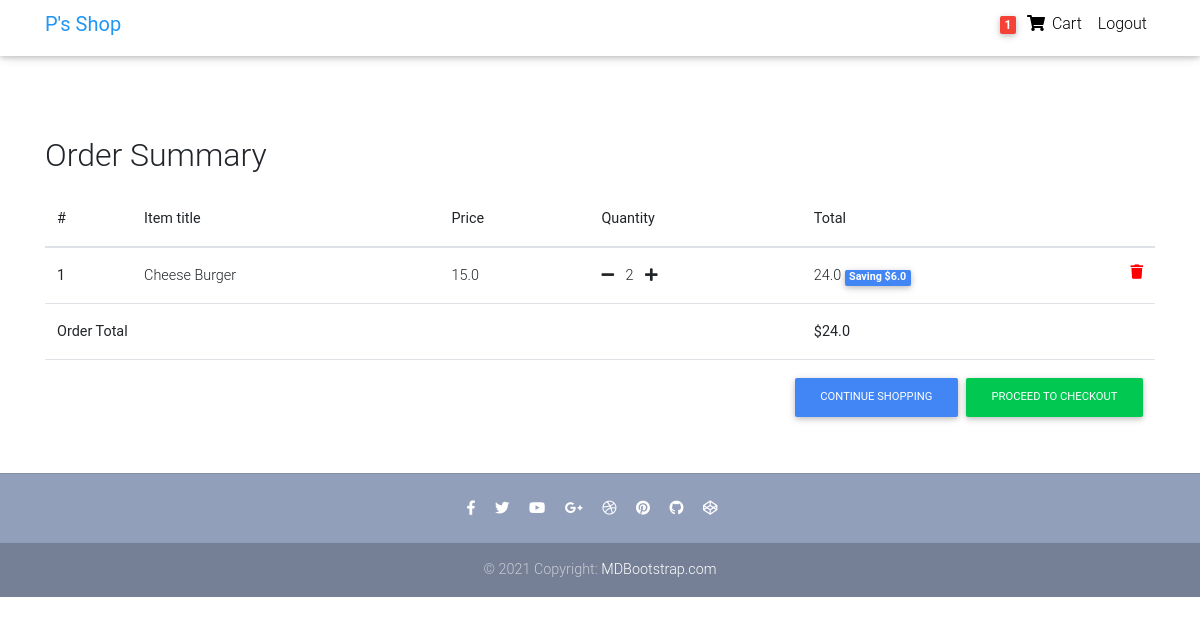
The app's page /order/order-summary/ (signed in) with its own data.
### Order/models.py (models this page shows, shortened)
class Order(models.Model):
    user = models.ForeignKey(settings.AUTH_USER_MODEL, on_delete=models.CASCADE)
    ref_code = models.CharField(max_length=20, blank=True, null=True)
    items = models.ManyToManyField(OrderItem)
    start_date = models.DateTimeField(auto_now_add=True)
    ordered_date = models.DateTimeField()
    ordered = models.BooleanField(default=False)
    shipping_address = models.ForeignKey('Address', related_name="shipping_address", on_delete=models.SET_NULL, blank=True, null=True)
    billing_address = models.ForeignKey('Address', related_name="billing_address", on_delete=models.SET_NULL, blank=True, null=True)
    payment = models.ForeignKey('Payment', on_delete=models.SET_NULL, blank=True, null=True)
    coupon = models.ForeignKey("Coupon", on_delete=models.SET_NULL, blank=True, null=True)
    Being_delivered = models.BooleanField(default=False)
    Received = models.BooleanField(default=False)
    refund_requested = models.BooleanField(default=False)
    refund_granted = models.BooleanField(default=False)
    def get_total(self):
        total = 0
        amount = models.FloatField()
        for order_item in self.items.all():
            total += order_item.get_final_price()
        if self.coupon:
            total -= self.coupon.amount
        return total

class OrderItem(models.Model):
    user = models.ForeignKey(settings.AUTH_USER_MODEL,
                                on_delete=models.CASCADE)
    ordered = models.BooleanField(default=False)
    item = models.ForeignKey(Item, on_delete=models.CASCADE)
    quantity = models.IntegerField(default=1)
    def get_total_item_price(self):
        return self.quantity * self.item.price
    def get_total_discount_price(self):
        return self.quantity * self.item.discount_price
    def get_amount_saved(self):
        return self.get_total_item_price() - self.get_total_discount_price()
    def get_final_price(self):
        if self.item.discount_price:
            return self.get_total_discount_price()
        else:
            return self.get_total_item_price()

class Item(models.Model):
    title = models.CharField(max_length=100)
    price = models.FloatField()
    discount_price = models.FloatField(blank=True, null=True)
    category = models.CharField(choices=CATEGORY_CHOICES, max_length=3)
    label =  models.CharField(choices=LABEL_CHOICES, max_length=1)
    slug = models.SlugField()
    description = models.TextField()
    image = models.ImageField()

### Order/views.py (the view)
# urls.py: path('order-summary/', OrderSummaryView.as_view(), name="order_summary"),
class OrderSummaryView(LoginRequiredMixin, View):
    def get(self, *args, **kwargs):
        try:
            order = Order.objects.get(user=self.request.user, ordered=False)
            context = {
                "object": order,
            }
            return render(self.request, 'Order/order_summary.html', context)
        except ObjectDoesNotExist:
            messages.error(self.request, "You do not have an active order")
            return redirect("item_list")

### Order/templatetags/cart_template_tags.py (called while the page is built)
@register.filter
def cart_item_count(user):
    if user.is_authenticated:
        qs = Order.objects.filter(user=user, ordered=False)
        if qs.exists():
            return qs[0].items.count()
    return 0

### Order/templates/Order/order_summary.html (shortened to what this page needs)
{% load static %}
{% load cart_template_tags %}
<!DOCTYPE html>
<html lang="en">
<head>
  <link rel="stylesheet" href="https://use.fontawesome.com/releases/v5.11.2/css/all.css">
  <link href="{% static 'Order/css/bootstrap.min.css' %}" rel="stylesheet">
  <link href="{% static 'Order/css/mdb.min.css' %}" rel="stylesheet">
  <link href="{% static 'Order/css/style.min.css' %}" rel="stylesheet">
</head>
<body>
  <nav class="navbar fixed-top navbar-expand-lg navbar-light white scrolling-navbar pt-lg-1">
    <div class="container">
      <a class="navbar-brand waves-effect" href="{% url 'index' %}" target="_self">
        <strong class="blue-text">P's Shop</strong>
      </a>
      <div class="collapse navbar-collapse" id="navbarSupportedContent">
        <ul class="navbar-nav nav-flex-icons">
          {% if request.user.is_authenticated %}
          <li class="nav-item">
            <a class="nav-link waves-effect">
              <span class="badge red z-depth-1 mr-1"> {{request.user|cart_item_count }} </span>
              <i class="fas fa-shopping-cart"></i>
              <span class="clearfix d-none d-sm-inline-block"> Cart </span>
            </a>
          </li>
          <li class="nav-item">
            <a class="nav-link waves-effect" href="{% url 'logout' %}">
              <span class="clearfix d-none d-sm-inline-block">Logout</span>
            </a>
          </li>
          {% endif %}
        </ul>
      </div>
    </div>
  </nav>
  <div class="mt-5 pt-3">
  </div>
  <main>
    <div class="container mt-lg-5">
        <div class="table-responsive text-nowrap">
        <h2 class="mt-4">Order Summary</h2>
        <table class="table mt-lg-3">
            <thead>
                <tr>
                    <th scope="col">#</th>
                    <th scope="col">Item title</th>
                    <th scope="col">Price</th>
                    <th scope="col">Quantity</th>
                    <th scope="col">Total</th>
                </tr>
            </thead>
            <tbody>
            {% for order_item in object.items.all %}
                <tr>
                    <th scope="row">{{ forloop.counter }}</th>
                    <td>{{ order_item.item.title }}</td>
                    <td>{{ order_item.item.price }}</td>
                    <td>
                        <a href="{% url 'remove_single_item_from_cart' order_item.item.slug %}"><i class="fas fa-minus mr-2"></i></a>
                        {{ order_item.quantity }}
                        <a href="{% url 'add_to_cart' order_item.item.slug %}"><i class="fas fa-plus ml-2"></i></a>
                    </td>
                    <td>
                        {% if order_item.item.discount_price %}
                            {{ order_item.get_total_discount_price }}
                            <span class="badge badge-primary">Saving ${{ order_item.get_amount_saved }}</span>
                        {% else %}
                            ${{ order_item.get_total_item_price }}
                        {% endif %}
                        <a style="color: red;" href="{% url 'remove_from_cart' order_item.item.slug %}"><i class="fas fa-trash float-right"></i></a>
                    </td>
                </tr>
             {% endfor %}
             {% if object.get_total %}
             <tr>
                 <td colspan="4"><b>Order Total</b></td>
                <td><strong>${{ object.get_total}}</strong></td>
            </tr>
            <tr>
                <td colspan="5">
                    <a style="float: right;" class="btn btn-success ml-2 btn-md" href="{% url 'checkout' %}">Proceed to Checkout</a>
                    <a style="float: right;" class="btn btn-primary  btn-md" href="{% url 'item_list' %}">Continue Shopping</a>
                </td>
           </tr>
           {% endif %}
            </tbody>
        </table>
        </div>
    </div>
  </main>
  <footer class="page-footer text-center font-small mt-2 wow fadeIn">
    <hr class="my-4">
    <div class="pb-4">
      <a href="https://www.facebook.com/mdbootstrap" target="_blank">
        <i class="fab fa-facebook-f mr-3"></i>
      </a>
      <a href="https://twitter.com/MDBootstrap" target="_blank">
        <i class="fab fa-twitter mr-3"></i>
      </a>
      <a href="https://www.youtube.com/watch?v=7MUISDJ5ZZ4" target="_blank">
        <i class="fab fa-youtube mr-3"></i>
      </a>
      <a href="https://plus.google.com/u/0/b/107863090883699620484" target="_blank">
        <i class="fab fa-google-plus-g mr-3"></i>
      </a>
      <a href="https://dribbble.com/mdbootstrap" target="_blank">
        <i class="fab fa-dribbble mr-3"></i>
      </a>
      <a href="https://pinterest.com/mdbootstrap" target="_blank">
        <i class="fab fa-pinterest mr-3"></i>
      </a>
      <a href="https://github.com/mdbootstrap/bootstrap-material-design" target="_blank">
        <i class="fab fa-github mr-3"></i>
      </a>
      <a href="http://codepen.io/mdbootstrap/" target="_blank">
        <i class="fab fa-codepen mr-3"></i>
      </a>
    </div>
    <div class="footer-copyright py-3">
      © 2021 Copyright:
      <a href="https://mdbootstrap.com/education/bootstrap/" target="_blank"> MDBootstrap.com </a>
    </div>
  </footer>
</body>
</html>

### Order/templates/Order/order_summary.html (style rules this page uses)
html, body, header, .carousel { height: 60vh; }

### records on screen
OrderItem: item "Cheese Burger", item.price "15.0", quantity "2", get_total_discount_price "24.0", get_amount_saved "6.0"
Order: get_total "24.0"

### other values on screen
{{ request.user|cart_item_count }} "1"
